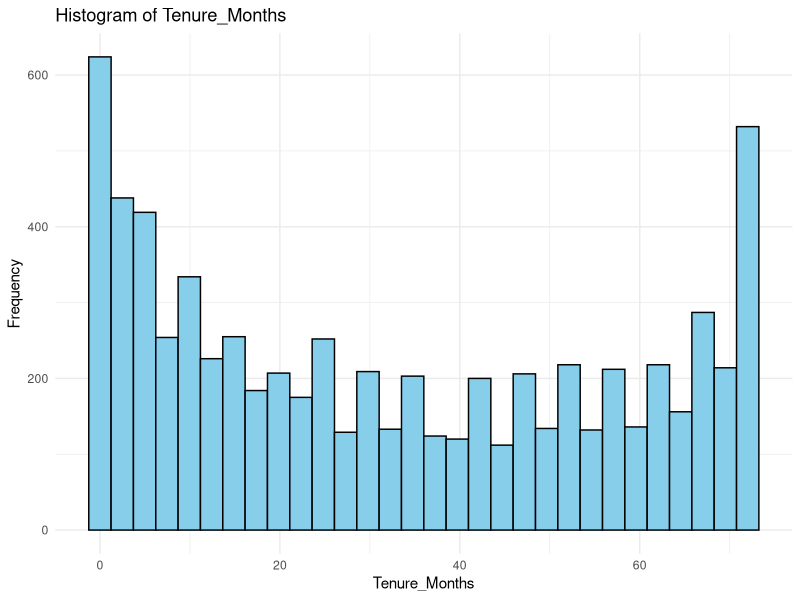
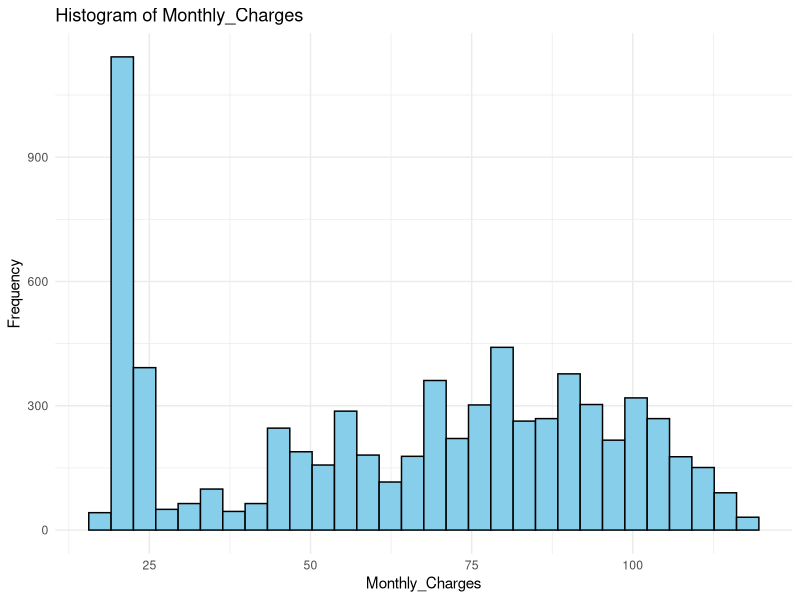
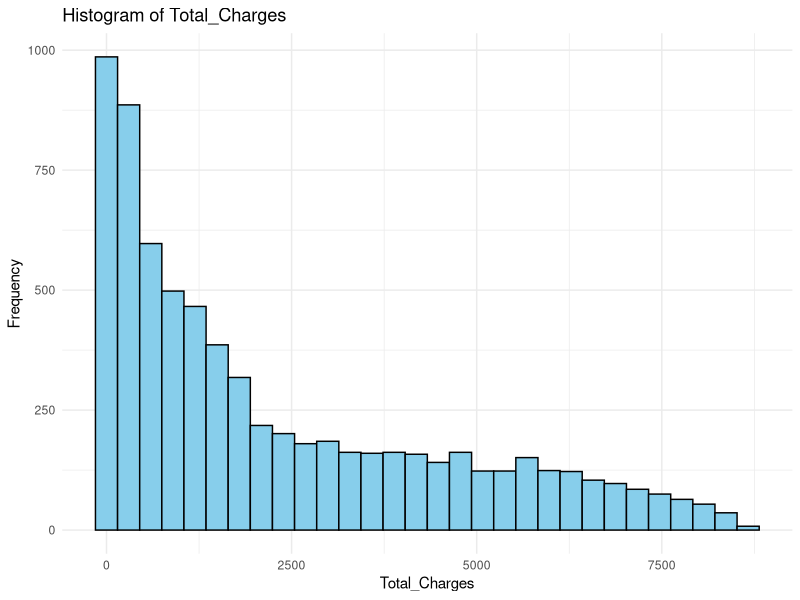
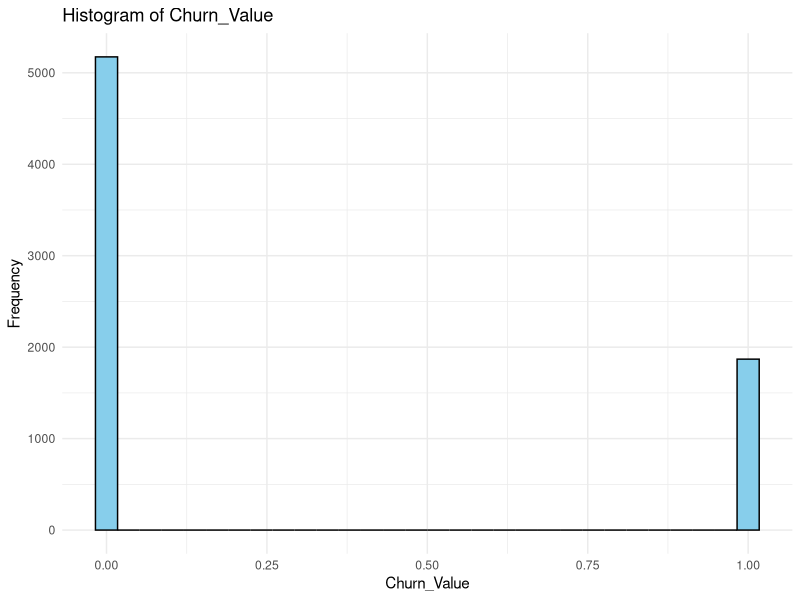
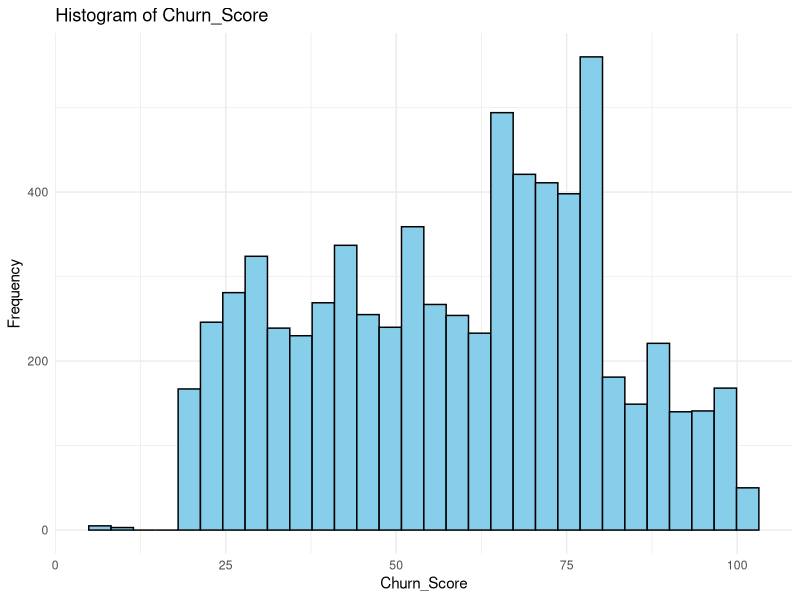
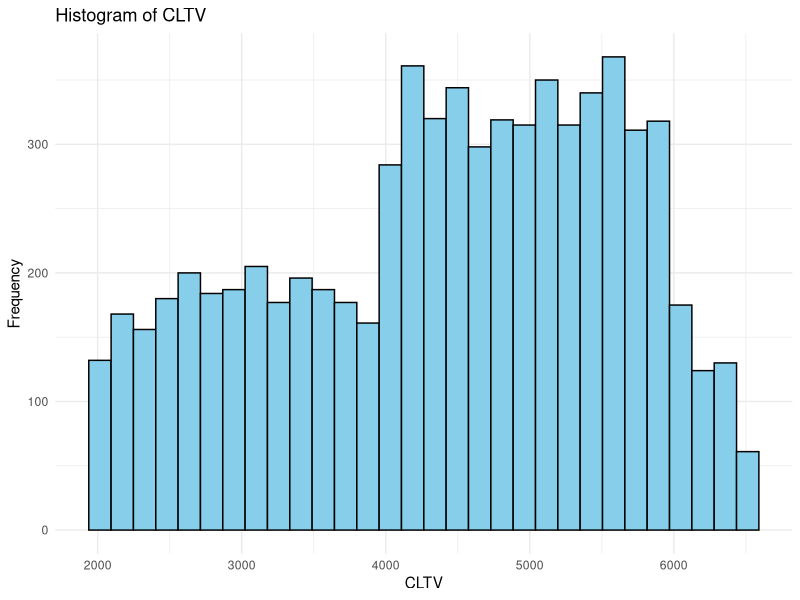
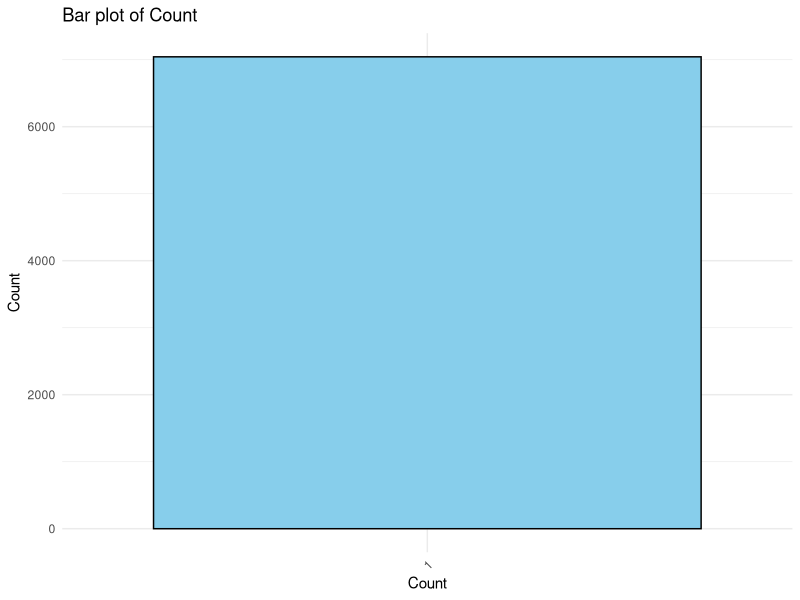
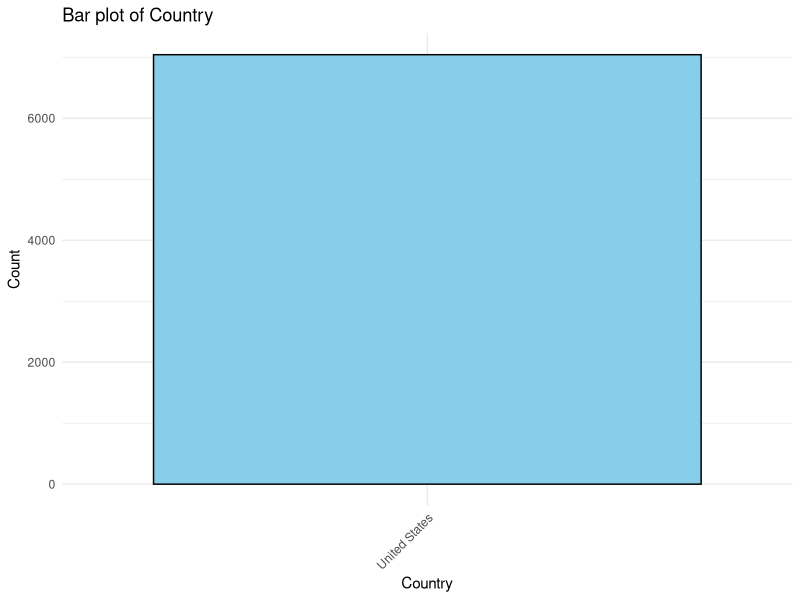

Reproduce these figures in R, in order. (Note: this script raises an error after producing the figures.)
# Load dataset
churn_data <- read.csv("data/Telco_customer_churn.csv", colClasses = c(
  CustomerID = "character",
  Count = "factor",
  Country = "factor",
  State = "factor",
  City = "factor",
  Zip_Code = "factor",
  Lat_Long = "character",
  Latitude = "numeric",
  Longitude = "numeric",
  Gender = "factor",
  Senior_Citizen = "factor",
  Partner = "factor",
  Dependents = "factor",
  Tenure_Months = "numeric",
  Phone_Service = "factor",
  Multiple_Lines = "factor",
  Internet_Service = "factor",
  Online_Security = "factor",
  Online_Backup = "factor",
  Device_Protection = "factor",
  Tech_Support = "factor",
  Streaming_TV = "factor",
  Streaming_Movies = "factor",
  Contract = "factor",
  Paperless_Billing = "factor",
  Payment_Method = "factor",
  Monthly_Charges = "numeric",
  Total_Charges = "numeric",
  Churn_Label = "factor",
  Churn_Value = "numeric",
  Churn_Score = "numeric",
  CLTV = "numeric",
  Churn_Reason = "factor"
))

# Display the structure of the dataset
str(churn_data)

# View the first few rows of the dataset
head(churn_data)

View(churn_data)

#Measures of Frequency
# Load dataset (assuming it's already loaded as churn_data)

# Define categorical variables
categorical_vars <- c("Count", "Country", "State", "City", "Zip_Code", 
                      "Gender", "Senior_Citizen", "Partner", "Dependents",
                      "Phone_Service", "Multiple_Lines", "Internet_Service",
                      "Online_Security", "Online_Backup", "Device_Protection",
                      "Tech_Support", "Streaming_TV", "Streaming_Movies",
                      "Contract", "Paperless_Billing", "Payment_Method",
                      "Churn_Label", "Churn_Reason")

# Generate measures of frequency for each categorical variable
for (var in categorical_vars) {
  cat(paste("Frequency table for variable:", var, "\n"))
  print(table(churn_data[[var]]))
  cat("\n")
}

# Measures of central tendency
# Define numerical variables
numerical_vars <- c("Tenure_Months", "Monthly_Charges", "Total_Charges", 
                    "Churn_Value", "Churn_Score", "CLTV")

# Generate measures of central tendency for each numerical variable
for (var in numerical_vars) {
  cat(paste("Measures of central tendency for variable:", var, "\n"))
  print(summary(churn_data[[var]]))
  cat("\n")
}

#Measures of Distribution

# Load required package
library(e1071)

# Define numerical variables
numerical_vars <- c("Tenure_Months", "Monthly_Charges", "Total_Charges", 
                    "Churn_Value", "Churn_Score", "CLTV")

# Generate measures of distribution for each numerical variable
for (var in numerical_vars) {
  cat(paste("Measures of distribution for variable:", var, "\n"))
  cat("Skewness:", skewness(churn_data[[var]]), "\n")
  cat("Kurtosis:", kurtosis(churn_data[[var]]), "\n")
  cat("\n")
}

# Measures of Relationship

# Load required package
library(MASS)  # For the chi-square test

# Define variables
numerical_vars <- c("Tenure_Months", "Monthly_Charges", "Total_Charges", 
                    "Churn_Value", "Churn_Score", "CLTV")

categorical_vars <- c("Count", "Country", "State", "City", "Zip_Code", 
                      "Gender", "Senior_Citizen", "Partner", "Dependents",
                      "Phone_Service", "Multiple_Lines", "Internet_Service",
                      "Online_Security", "Online_Backup", "Device_Protection",
                      "Tech_Support", "Streaming_TV", "Streaming_Movies",
                      "Contract", "Paperless_Billing", "Payment_Method",
                      "Churn_Label", "Churn_Reason")

# Compute measures of relationship for numerical variables (correlation)
cat("Correlation coefficients for numerical variables:\n")
correlation_matrix <- cor(churn_data[, numerical_vars])
print(correlation_matrix)

# Compute measures of relationship for categorical variables (chi-square test)
for (var in categorical_vars) {
  cat(paste("Chi-square test for variable:", var, "\n"))
  cross_tab <- table(churn_data[[var]], churn_data$Churn_Label)
  chi_square_test <- chisq.test(cross_tab)
  print(chi_square_test)
  cat("\n")
}

# ANOVA
# Define the categorical variable (factor)
categorical_var <- "Contract"  

# Define the numerical variable (response)
numerical_var <- "Monthly_Charges"  

# Perform ANOVA
anova_result <- aov(churn_data[[numerical_var]] ~ churn_data[[categorical_var]])

# Summarize ANOVA results
summary(anova_result)

#Univariate Plots

# Load required packages
library(ggplot2)  # For creating plots

# Define numerical and categorical variables
numerical_vars <- c("Tenure_Months", "Monthly_Charges", "Total_Charges", 
                    "Churn_Value", "Churn_Score", "CLTV")

categorical_vars <- c("Count", "Country", "State", "City", "Zip_Code", 
                      "Gender", "Senior_Citizen", "Partner", "Dependents",
                      "Phone_Service", "Multiple_Lines", "Internet_Service",
                      "Online_Security", "Online_Backup", "Device_Protection",
                      "Tech_Support", "Streaming_TV", "Streaming_Movies",
                      "Contract", "Paperless_Billing", "Payment_Method",
                      "Churn_Label", "Churn_Reason")

# Create univariate plots for numerical variables (histograms)
for (var in numerical_vars) {
  ggplot(churn_data, aes(x = !!as.name(var))) +
    geom_histogram(fill = "skyblue", color = "black", bins = 30) +
    labs(title = paste("Histogram of", var),
         x = var, y = "Frequency") +
    theme_minimal()
  ggsave(paste("histogram_", var, ".png", sep = ""), width = 6, height = 4, dpi = 300)
}

# Create univariate plots for categorical variables (bar plots)
for (var in categorical_vars) {
  ggplot(churn_data, aes(x = !!as.name(var))) +
    geom_bar(fill = "skyblue", color = "black") +
    labs(title = paste("Bar plot of", var),
         x = var, y = "Count") +
    theme_minimal() +
    theme(axis.text.x = element_text(angle = 45, hjust = 1))
  ggsave(paste("barplot_", var, ".png", sep = ""), width = 6, height = 4, dpi = 300)
}

# Multivariate Plots
# Create scatter plots for combinations of numerical variables
for (i in 1:length(numerical_vars)) {
  for (j in (i + 1):length(numerical_vars)) {
    var1 <- numerical_vars[i]
    var2 <- numerical_vars[j]
    ggplot(churn_data, aes(x = !!as.name(var1), y = !!as.name(var2))) +
      geom_point(color = "skyblue", alpha = 0.7) +
      labs(title = paste("Scatter plot of", var1, "vs", var2),
           x = var1, y = var2) +
      theme_minimal()
    ggsave(paste("scatter_", var1, "_vs_", var2, ".png", sep = ""), width = 6, height = 4, dpi = 300)
  }
}

# Create box plots for combinations of numerical and categorical variables
for (num_var in numerical_vars) {
  for (cat_var in categorical_vars) {
    ggplot(churn_data, aes(x = !!as.name(cat_var), y = !!as.name(num_var))) +
      geom_boxplot(fill = "skyblue", color = "black") +
      labs(title = paste("Box plot of", num_var, "by", cat_var),
           x = cat_var, y = num_var) +
      theme_minimal() +
      theme(axis.text.x = element_text(angle = 45, hjust = 1))
    ggsave(paste("boxplot_", num_var, "_by_", cat_var, ".png", sep = ""), width = 6, height = 4, dpi = 300)
  }
}

# Missing Values

# Check for missing values in the dataset
missing_values <- colSums(is.na(churn_data))

# Display columns with missing values
cols_with_missing <- names(missing_values[missing_values > 0])
print(cols_with_missing)

# Summarize the count of missing values for each column
print(missing_values)
